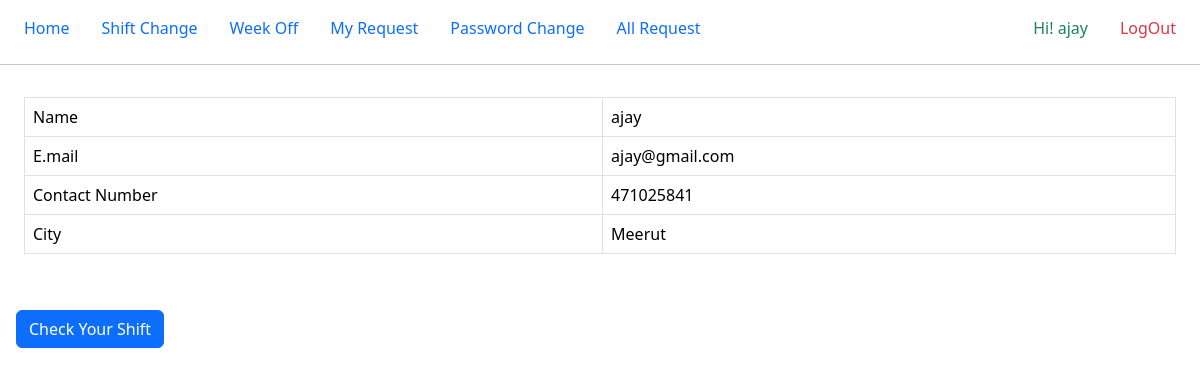
The page /home.php (signed in) on the database its author committed.
### tables this page shows
CREATE TABLE `employees` (
  `id` int(11) NOT NULL,
  `full_name` varchar(30) DEFAULT NULL,
  `email` varchar(200) DEFAULT NULL,
  `mobile` varchar(15) DEFAULT NULL,
  `city` varchar(20) DEFAULT NULL,
  `password` varchar(200) DEFAULT NULL,
  `created_on` timestamp NOT NULL DEFAULT current_timestamp()
);

### home.php (the view, shortened to what this page needs)
<?php
    include("header.php");
    include("nav.php");
    $row=$con->query("SELECT count(*) FROM weeks ");
    if($wid=$row->fetch_array()) {
        $weekid=$wid[0];
    }
?>
<div class="m-2 p-3">
    <table class="table table-bordered table-hover">
    <tr><td>Name</td><td><?= $name?></td></tr>
    <tr><td>E.mail</td><td><?= $email ?></td></tr>
    <tr><td>Contact Number</td><td><?= $phone ?></td></tr>
    <tr><td>City</td><td><?= $city?></td></tr>
    </table>
</div>
<div>
    <a href="store.php?id=<?=$id?>&weekId=<?=$weekid?>&where=N" class="btn btn-primary m-3"> Check Your Shift </a>
</div>
<?php
include("footer.php");
?>

### nav.php (shortened to what this page needs)
<div>
  <nav class="nav m-2 d-flex w-100">
    <a class="nav-link" href="home.php">Home</a>
    <a class="nav-link" href="shiftChange.php">Shift Change</a>
    <a class="nav-link" href="weekOff.php">Week Off</a>
    <a class="nav-link" href="allRequest.php">My Request</a>
    <a class="nav-link" href="password.php">Password Change</a>
    <a class="nav-link" href="req.php">All Request</a>
    <?php
    $name="";
    if(isset($_SESSION["id"])){
        $id = $_SESSION["id"];
        $check=$con->query("SELECT * FROM employees WHERE id='$id'");
        if ($row = $check->fetch_assoc()) {
            $name=$row["full_name"];
            $email=$row["email"];
            $phone=$row["mobile"];
            $city=$row["city"];
        }
    }
    else{
        header("location:index.php");
    }
    ?>
    <label class="nav-link ms-auto text-success" href="#">Hi! <?= $name?> </label>
    <a class="nav-link text-danger  me-3" href="logout.php">LogOut </a>
  </nav>
  <hr/>
</div>

### rows shown on the page
employees: full_name "ajay", email "ajay@gmail.com", mobile "471025841", city "Meerut"
